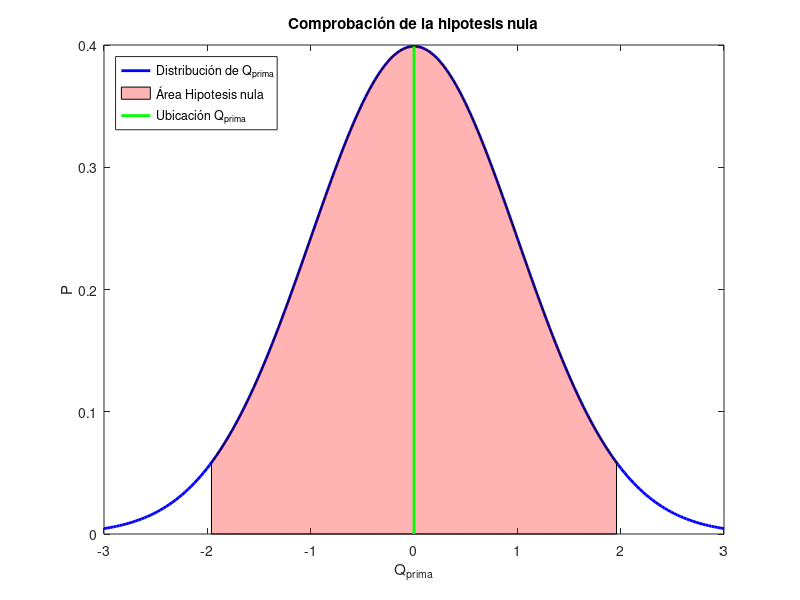
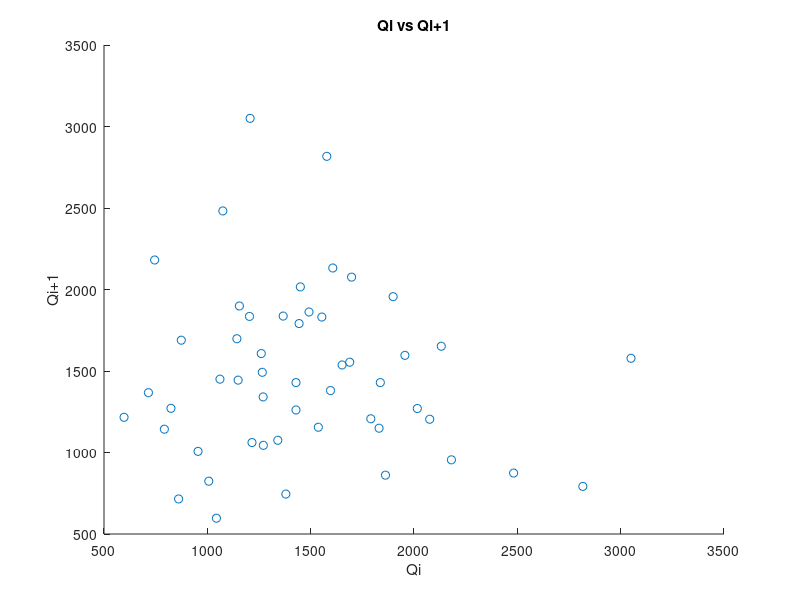
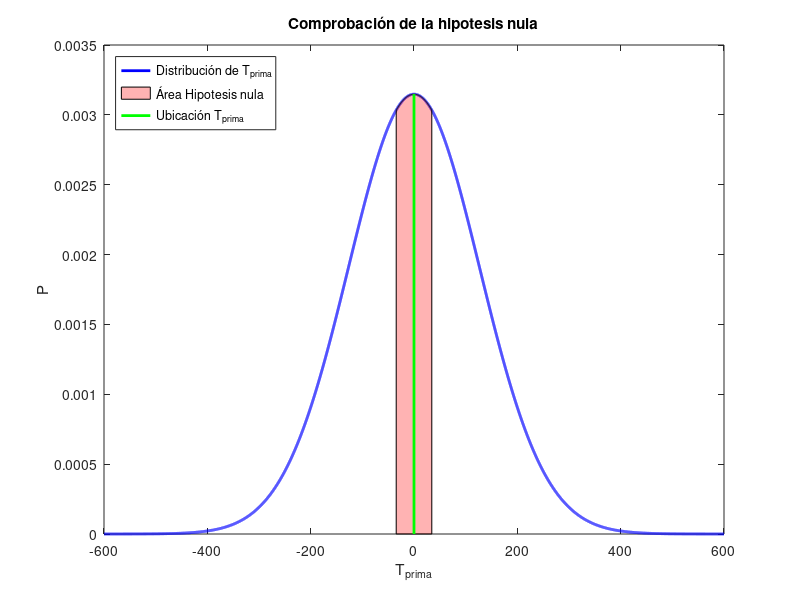

Reproduce these figures in MATLAB, in order. (Note: this script raises an error after producing the figures.)
%%
%Taller valores Extremos
%Manuel Andrés Niño Silva
%Codigo de Matlab

Caudales = [1266,1492,1862,861,715,1367,1837,1429,1429,1261,1607,2132,1652,1537,1155,1899,1956,1596,1380,745,2181,955,1007,824,1271,1044,597,1216,1061,1450,2016,1270,1341,1075,2482,874,1689,1554,1831,1149,1444,1791,1207,3050,1578,2817,792,1143,1698,2076,1204,1835];

Promedio = mean(Caudales);
Yi_menos_Yi_1 = zeros(size(Caudales)-1);
Yi_menos_Y_promedio = zeros(size(Caudales)-1);

for i = 2:size(Caudales,2)
    X = Caudales(i)-Caudales(i-1);
    Yi_menos_Yi_1(i-1) = X^2;
end

for i = 1:size(Caudales,2)
    Z = Caudales(i)-Promedio;
    Yi_menos_Y_promedio(i)=Z^2;
end

%Calculo de las sumatorias a partir de las que se obtiene Q
Suma_1 = sum(Yi_menos_Yi_1);
Suma_2 = sum(Yi_menos_Y_promedio);

Q = Suma_1/Suma_2; %Calculo del valor de Q

n = size(Caudales,2); %Numero de datos
Q_prima = (Q-2)/(2*sqrt((n-2)*(n^2-1))); %Valor de Q'
fprintf('El valor de Qprima es: %.6f\n',Q_prima)
fprintf('Y se ubica tal y como muestra el gráfico de la distribución normal estandar')

x = linspace(-3,3,200); %Valores del eje X
I_confianza = 1.96; %Valor de Z para un intervalo de confianza del 95%
dist_normal = (1/sqrt(2*pi)) * exp(-0.5*x.^2); %Ecuación de la distribución normal estandar, como se distribuye Q prima

%Crear la gráfica de la distribución normal
figure;
plot(x, dist_normal, 'b', 'LineWidth', 2);
hold on;

%Sombrear la zona en donde la hipotesis nula se cumple
x_sombra = linspace(-1.96,1.96,100);
y_sombra = (1/sqrt(2*pi)) * exp(-0.5*x_sombra.^2);
fill([x_sombra, fliplr(x_sombra)],[y_sombra, zeros(size(y_sombra))], 'r', 'FaceAlpha', 0.3)

%Ubicación del valor de Q prima en el gráfico de la distribución normal
Ubicacion_Q_prima_Y = (1/sqrt(2*pi)) * exp(-0.5*Q_prima.^2);
plot([Q_prima, Q_prima], [0, Ubicacion_Q_prima_Y], 'g', 'LineWidth', 2);
hold off;

%Etiquetas y titulo
xlabel('Q_p_r_i_m_a');
ylabel('P');
title('Comprobación de la hipotesis nula');

% Mostrar leyenda
legend('Distribución de Q_p_r_i_m_a', 'Área Hipotesis nula', 'Ubicación Q_p_r_i_m_a', 'Location', 'northwest');

%Respuesta
disp(' ')
fprintf('Ya que Qprima se ubica dentro del área sombreada, concluimos que los datos son independientes')
disp(' ')
fprintf('Esto se comprueba en la gráfica de Qi+1 vs Qi')

%Grafica de Q_i+1 vs Q_i
Caudales_i1 = Caudales(2:end);
Caudales_i = Caudales(1:end-1);
figure;
scatter(Caudales_i,Caudales_i1)
xlabel('Qi')
ylabel('Qi+1')
title('Qi vs Qi+1')

%%
%Ejercicio 2
Yi_menos_Yj = []; %Crear una lista para introducir el valor de la diferencia entre Y_i-Y_j
for i = 2:size(Caudales,2)
    Resta = Caudales(i)-Caudales(i-1);
    Yi_menos_Yj (i-1) = Resta;
end

%Crear un vector en el que se guarde el valor de funcion signo para cada
%valor de la resta de Y_i-Y_j
Vector_signo = [];

%Aplicar la función signo a cada valor en la lista Y_i_menos_Y_j y se
%guarda en la lista Vector_signo
for i = 1:size(Yi_menos_Yj,2)
    Signo = sign(Yi_menos_Yj(i));
    Vector_signo(i)=Signo;
end

T = sum(Vector_signo); %Sumar todos los valores obtenidos al aplicar la función signo, valor T
n = size(Caudales,2); %Número de datos
Var_T_prima = 1/18*(n*(n-1)*(2*n+5)); %Calculo de la varianza de T prima
media_T_prima = 0; %Media de te prima
T_prima = 18*T/(n*(n-1)*(2*n+5)); %Calculo de T_prima

%Funcion de distribución de T prima con la varianza calculada y media igual a 0
x = linspace(-600,600,10000);
Funt_prob_T_prima = (1/(sqrt(Var_T_prima)*sqrt(2*pi))) * exp(-0.5*(x.^2/Var_T_prima));
figure;
plot(x,Funt_prob_T_prima,'b','LineWidth',2);
hold on;

z = 1.96; %Valor Z para intervalo de confianza del 95% en distribución normal estandar
Z = media_T_prima+z*sqrt(Var_T_prima)/sqrt(n); %Calculo del valor límite en el eje X para que se cumpla la hipotesis nula

%Sombrear la zona en la que se cumple la hipotesis nula
x_sombra = linspace(-Z,Z,1000);
y_sombra = (1/(sqrt(Var_T_prima)*sqrt(2*pi))) * exp(-0.5*(x_sombra.^2/Var_T_prima));
fill([x_sombra, fliplr(x_sombra)],[y_sombra, zeros(size(y_sombra))], 'r', 'FaceAlpha', 0.3);

%Ubicar el valor de T_prima en la gráfica de la función de distribución
Ubicacion_T_prima_Y =(1/(sqrt(Var_T_prima)*sqrt(2*pi))) * exp(-0.5*(T_prima.^2/Var_T_prima)) ;
plot([T_prima, T_prima], [0, Ubicacion_T_prima_Y], 'g', 'LineWidth', 2);
hold off

fprintf('El valor de Tprima es: %.6f\n',T_prima)

%Etiquetas y titulo
xlabel('T_p_r_i_m_a');
ylabel('P');
title('Comprobación de la hipotesis nula');

% Mostrar leyenda
legend('Distribución de T_p_r_i_m_a', 'Área Hipotesis nula', 'Ubicación T_p_r_i_m_a', 'Location', 'northwest');
disp(' ')
fprintf('Ya que Tprima se ubica dentro del área sombreada, concluimos que los datos no tienen tendencia')

%%
%Ejercicio 3
%A partir de una función creada por matlab, se hace la gráfica del ajuste
%de probabilidad acumulada y se hace la curva en papel gumbel aunque
%muestra la probabilidad de que NO se supere un determinado valor de caudal
figure;
createFitGumbel(Caudales);

%Probabilidad de la inundación de 1000 años ya que P = 1/T, en donde T es el periodo de retorno
P_inundacion_1000_years = 1/1000; 

%Parametros de la distribucíon
k = -0.05138129257569;
sigma = 420.924472877;
mu = 1252.04669596;

%Variables para la constucción de la g´rafica del ajuste de distribución
%gumbel
Rango_Caudal = linspace(0,4000,40000);
P_gumbel=1-gevcdf(Rango_Caudal,k,sigma,mu); %Se corrige la distribución para que muestre la probabilidad de que sea excedido un valor de caudal

%Crea la gráfica
figure;
plot(Rango_Caudal,P_gumbel)
hold on

%Estimación del caudal de mil años hasta lograr encontrar el valor para el
%que la probabilidad de excedencia sea de 0.001
Caudal_estimado_1000_years = 3699;
P_gumbel_1000_years=1-gevcdf(Caudal_estimado_1000_years,k,sigma,mu);%Se halló el caudal para que esto de 0.001

%Gráfica el valor de caudal de la inundación de mil años
plot([Caudal_estimado_1000_years,Caudal_estimado_1000_years],[0,1])

%Etiquetas
xlabel('Caudal (m3/s)')
ylabel('Probabilidad de ocurrencia')
title('Probabilidad de inundación')

%Leyenda
legend('Distribución gumbel','Ubicación del evento con T = 1000 años','Location','northwest')

fprintf('La probabilidad de que ocurra el cuadal estimado para la inundación de 1000 años es: %.3f\n',P_gumbel_1000_years)
disp(['El valor de caudal para la inundación con perido de retorno igual a 1000 años es:',num2str(Caudal_estimado_1000_years),' m3/s'])
disp('Ya que su probabilidad de ocurrencia es de 0.001 o 0.1%')

%%
%Ejercicio 4
Caudales_ordenados = sort(Caudales,2,"ascend"); %Ordenar caudales de mayor a menor
Eje_Y = []; %Lista para guardar los valores de -ln(-ln(i/(n+1)))
n = size(Caudales_ordenados,2);

%Calculo de -ln(-ln(i/(n+1))) para cada caudal
for i=1:size(Caudales_ordenados,2)
    V_Gumbel = -log(-log(i/(n+1)));
    Eje_Y(i) = V_Gumbel;
end

%Regresión lineal a la gráfica de Caudales vs -ln(-ln(i/(n+1)))
regresion = polyfit(Caudales_ordenados,Eje_Y, 1);
x_regresion = min(Caudales_ordenados):0.1:max(Caudales_ordenados);
y_regresion = polyval(regresion, x_regresion);

%Crea la figura de la regresión lineal y datos originales
figure;
plot(Caudales_ordenados, Eje_Y, 'o', 'MarkerSize', 5);  % Grafica los datos originales
hold on;
plot(x_regresion, y_regresion, 'r', 'LineWidth', 2);  % Grafica la línea de regresión lineal
hold off;

xlabel('Caudal (m3/s)')
ylabel('Regresión')
title('Regresión lineal de Q vs -ln(-ln(i/(n+1)))')
legend('Datos originales', 'Regresión lineal','Location', 'northwest');

%Oncluir la ecuación de regresión
text(2000, -1, sprintf('Y = %.4fX + %.4f', regresion(1), regresion(2)), 'FontSize', 8);

%La función de distribución acumulada de gumbel es F(X) = exp(-exp(-(x-μ)/β)
%μ = mu en matlab y β = sigma en matlab
%Al hacer aplicar el doble logaritmo a la ecuación de gumbel nos queda (x-μ)/β
%y al hacer la regresión, obtenemos una ecuación de la forma ax+b = x/β-μ/β por lo tanto:
%ax = x/β => β = 1/a 
%b = -μ/β => μ =-bβ = -b/a
a = regresion(1);
b = regresion(2);
mu_regresion = -b/a;
Sigma_regresion = 1/a;

%Gráfica de la función de distribución con los parametros obtenidos
Rango_Caudal = linspace(0,5000,40000);
figure;
P_gumbel=1-gevcdf(Rango_Caudal,0,Sigma_regresion,mu_regresion);
plot(Rango_Caudal,P_gumbel)
hold on

%Estimación del caudal para el cual la probabilidad de superarlo sea 0.001
%teniendo en cuenta los parametros establecidos en la regresión
Caudal_estimado_1000_years_regresion = 4250;
Probabilidad_caudal_1000_years = 1-gevcdf(Caudal_estimado_1000_years_regresion,0,Sigma_regresion,mu_regresion);
disp(['El valor de la probablidad de ocurrencia es ',num2str(Probabilidad_caudal_1000_years,'%.4f\n'),' para una caudal de ',num2str(Caudal_estimado_1000_years_regresion),' m3/s']);

%Intervalos de confianza
%Valor de K para un T = 1000 años
K_T_1000 = -sqrt(6)/pi*(0.577+log(log(1/gevcdf(Caudal_estimado_1000_years_regresion,0,Sigma_regresion,mu_regresion))));
delta = sqrt(1+1.1396*K_T_1000+1.1*K_T_1000^2); 
d_estandar_gumbel = Sigma_regresion*pi/sqrt(6); %Se calcula la desviación estandar de la función de distribución usando los parametros establecidos
n = 52;
Error_estandar = d_estandar_gumbel*delta/sqrt(n); %E_estandar = d_estandar*δ/sqrt(n)
Z_alpha_sobre_2 = 1.960; %Valor de Z para nivel de significancia del 5%

Limite_confianza_superior = Caudal_estimado_1000_years_regresion+Z_alpha_sobre_2*Error_estandar; %Limite superior = Q_T + Z_a/2*E_estandar
Limite_confianza_inferior = Caudal_estimado_1000_years_regresion-Z_alpha_sobre_2*Error_estandar; %Limite superior = Q_T - Z_a/2*E_estandar

disp(['El limite de confianza inferior para la inundación de 1000 años es: ',num2str(Limite_confianza_inferior,'%.4f\n'),' m3/s'])
disp(['El limite de confianza superior para la inundación de 1000 años es: ',num2str(Limite_confianza_superior,'%.4f\n'),' m3/s'])

%Gráficar el caudal estimado de 1000 años y sus límites de confianza
plot([Caudal_estimado_1000_years_regresion,Caudal_estimado_1000_years_regresion],[0,1])
plot([Limite_confianza_inferior,Limite_confianza_inferior],[0,1])
plot([Limite_confianza_superior,Limite_confianza_superior],[0,1])
hold off

xlabel('Caudal (m3/s)')
ylabel('Probabilidad')
title('Ajuste de probabilidad gumbel usando regresión')
legend('Ajuste de distribución', 'Caudal 1000 años', 'Limite inferior','Limite Superior', 'Location', 'northwest');

%%
%Ejercicio 5

% Calcular media y varianza muestrales (Momentos)
media_caudales = mean(Caudales);
varianza_caudales = var(Caudales);

% Constante de Euler-Mascheroni
gamma = 0.5772156649;

% Resolver ecuaciones para los parámetros de la distribución Gumbel
Sigma_momentos = sqrt(6 * varianza_caudales / pi^2);
mu_momentos = media_caudales - gamma * Sigma_momentos;

% Mostrar los parámetros
fprintf('Parámetros de la distribución Gumbel:\n');
fprintf('Ubicación (mu): %.4f\n', mu_momentos);
fprintf('Escala (Sigma): %.4f\n', Sigma_momentos);

Caudal_estimado_1000_years_momentos = 4000; %Estimación de caudal con probabilidad de excedencia de 0.001 teniendo en cuenta los parametros calculados

%Gráfica del ajuste de probabilidad por el metodo de momentos
Rango_Caudal_momentos = linspace(0,4000,40000);
figure;
P_gumbel_momentos=1-gevcdf(Rango_Caudal_momentos,0,Sigma_momentos,mu_momentos);
plot(Rango_Caudal_momentos,P_gumbel_momentos)
hold on

Probabilidad_caudal_1000_years_momentos = 1-gevcdf(Caudal_estimado_1000_years_momentos,0,Sigma_momentos,mu_momentos);
disp(['El valor de caudal con probabilidad de excedencia de 0.001 (Tr = 1000 años) es: ', num2str(Caudal_estimado_1000_years_momentos),' m3/s']);

%Intervalos de confianza
K_T_1000 = -sqrt(6)/pi*(0.577+log(log(1/gevcdf(Caudal_estimado_1000_years_momentos,0,Sigma_momentos,mu_momentos))));
delta_momentos = sqrt(1+1.1396*K_T_1000+1.1*K_T_1000^2);
d_estandar_gumbel_momentos = Sigma_momentos*pi/sqrt(6);
n = 52;
Error_estandar_momentos = d_estandar_gumbel_momentos*delta_momentos/sqrt(n);
Z_alpha_sobre_2 = 1.960; %Nivel de significancia del 5%

Limite_confianza_superior_momentos = Caudal_estimado_1000_years_momentos+Z_alpha_sobre_2*Error_estandar_momentos;
Limite_confianza_inferior_momentos = Caudal_estimado_1000_years_momentos-Z_alpha_sobre_2*Error_estandar_momentos;

disp(['El limite de confianza inferior para la inundación de 1000 años es: ',num2str(Limite_confianza_inferior_momentos,'%.4f\n'),' m3/s'])
disp(['El limite de confianza superior para la inundación de 1000 años es: ',num2str(Limite_confianza_superior_momentos,'%.4f\n'),' m3/s'])

%%Gráficar el caudal estimado de 1000 años y sus límites de confianza
plot([Caudal_estimado_1000_years_momentos,Caudal_estimado_1000_years_momentos],[0,1])
plot([Limite_confianza_inferior_momentos,Limite_confianza_inferior_momentos],[0,1])
plot([Limite_confianza_superior_momentos,Limite_confianza_superior_momentos],[0,1])
hold off

xlabel('Caudal (m3/s)')
ylabel('Probabilidad')
title('Ajuste de probabilidad gumbel usando regresión')
legend('Ajuste de distribución', 'Caudal 1000 años', 'Limite inferior','Limite Superior', 'Location', 'northwest');

%%
%Ejercicio 6
%Función que ajusta los datos a una distribución LogNormal y lo gráfica 
createFitLogNormal(Caudales)

%Parametros de la distribución log normal
mu_lognormal = 7.23817;
sigma_lognormal = 0.348027;

%Grafíca de la función normal teniendo en cuenta la probabilidad de no
%excedencia
Caudal_lognormal = linspace(0,4800,40000);
P_lognormal = 1-logncdf(Caudal_lognormal,mu_lognormal,sigma_lognormal);
plot(Caudal_lognormal,P_lognormal)
hold on

%Estimación del caudal de 1000 años
Caudal_estimado_1000_years_lognormal = 4100;
Probabilidad_caudal_1000_years_lognormal = 1-logncdf(Caudal_estimado_1000_years_lognormal,mu_lognormal,sigma_lognormal);
disp(['El caudal con periodo de retorno de 1000 años de acuerdo con este ajuste es: ',num2str(Caudal_estimado_1000_years_lognormal),' m3/s'])

%Gráfica el caudal de 1000 años estimado
plot([Caudal_estimado_1000_years_lognormal,Caudal_estimado_1000_years_lognormal],[0,1])

legend('Ajuste LogNormal','Caudal de 1000 años','Location','northwest')
xlabel('Caudal (m3/s)')
ylabel('Probabilidad')
title('Ajuste LogNormal')

%%
%Ejercicio 7

%Aplicamos la prueba de bondad de ajuste de Kolmogorov-Smirnov
k = -0.05138129257569;
sigma = 420.924472877;
mu = 1252.04669596;

Caudales_vertical = Caudales';

Prueba_bondad_Ajuste_Gumbel_1 = [Caudales_vertical,gevcdf(Caudales_vertical,k,sigma,mu)];
[h,p] = kstest(Caudales_vertical,'CDF',Prueba_bondad_Ajuste_Gumbel_1,'Alpha',0.05);

% Mostrar resultados
fprintf('Valor p para el primer ajuste: %.4f\n', p);
fprintf('Valor h para el primer ajuste: %.0f\n', h);

%Respuesta
if h
    disp('Los datos no siguen una distribución gumbel.');
else
    disp('Los datos parecen seguir una distribución gumbel ya que h = 0 y el p valor es cercano a 1.');
end

Prueba_bondad_Ajuste_Gumbel_2 = [Caudales_vertical,gevcdf(Caudales_vertical,0,Sigma_regresion,mu_regresion)];
[h,p] = kstest(Caudales_vertical,'CDF',Prueba_bondad_Ajuste_Gumbel_2,'Alpha',0.05);

% Mostrar resultados
disp(' ')
fprintf('Valor p para el ajuste con regresión: %.4f\n', p);
fprintf('Valor h para el ajuste con regresión: %.0f\n', h);

%Respuesta
if h
    disp('Los datos no siguen una distribución gumbel.');
else
    disp('Los datos parecen seguir una distribución gumbel ya que h = 0 y el p valor es cercano a 1.');
end

Prueba_bondad_Ajuste_Gumbel_3 = [Caudales_vertical,gevcdf(Caudales_vertical,0,Sigma_momentos,mu_momentos)];
[h,p] = kstest(Caudales_vertical,'CDF',Prueba_bondad_Ajuste_Gumbel_3,'Alpha',0.05);

% Mostrar resultados
disp(' ')
fprintf('Valor p para el ajuste con momentos: %.4f\n', p);
fprintf('Valor h para el ajuste con momentos: %.0f\n', h);

%Respuesta
if h
    disp('Los datos no siguen una distribución gumbel.');
else
    disp('Los datos parecen seguir una distribución gumbel ya que h = 0 y el p valor es cercano a 1.');
end
%%
%Ejercicio 8

Prueba_bondad_Ajuste_lognormal = [Caudales_vertical,logncdf(Caudales_vertical,mu_lognormal,sigma_lognormal)];
[h,p] = kstest(Caudales_vertical,'CDF',Prueba_bondad_Ajuste_lognormal,'Alpha',0.05);

% Mostrar resultados
fprintf('Valor p para el ajuste lognormal: %.4f\n', p);
fprintf('Valor h para el ajuste lognormal: %.0f\n', h);

%Respuesta
if h
    disp('Los datos no siguen una distribución lognormal.');
else
    disp('Los datos parecen seguir una distribución lognormal ya que h = 0 y el p valor es cercano a 1.');
end

%%
%Ejercicio 9
%Cada año este caudal tiene una probabilidad de ocurrencia de 0.001
%entonces, asumiendo que cada evento es independiente, la probabilidad de 
%no ocurrencia de este evento en 40 años es:
P_inundacion_1000_years = 0.001;
P_no_ocurrencia = (1-P_inundacion_1000_years)^40;
P_ocurrencia = 1-P_no_ocurrencia;
fprintf('La probabilidad de que ocurra una inundación de 1000 años en los proximos 40 años es de %.4f\n',P_ocurrencia)

%%
%Ejercicio 10
%Debemos usar p(k) = n!/(k!(n-k)!)*(P(X≥x))^k*(1-P(X≥x))^(n-k) en donde n
%es el periodo considerado y k es la cantidad de veces que ocurre el
%evento. En este caso n = 100 años y k = 2 veces

n = 100;
k = 2;
p_inundacion_1000_years = 0.001;
P_ocurrencia_2_veces = factorial(n)/(factorial(k)*factorial(n-k))*(p_inundacion_1000_years)^2*(1-p_inundacion_1000_years)^(n-k);
fprintf('La probabilidad de que la inundación de 1000 años ocurra 2 veces en 100 años es: %.4f\n',P_ocurrencia_2_veces)
%%
%Funciones
function pd1 = createFitGumbel(Caudales)
%CREATEFIT    Create plot of datasets and fits
%   PD1 = CREATEFIT(CAUDALES)
%   Creates a plot, similar to the plot in the main distribution fitter
%   window, using the data that you provide as input.  You can
%   apply this function to the same data you used with distributionFitter
%   or with different data.  You may want to edit the function to
%   customize the code and this help message.
%
%   Number of datasets:  1
%   Number of fits:  1
%
%   See also FITDIST.

% This function was automatically generated on 06-Mar-2024 19:16:05

% Output fitted probablility distribution: PD1

% Data from dataset "Caudales data":
%    Y = Caudales

% Force all inputs to be column vectors
Caudales = Caudales(:);

% Prepare figure
clf;
hold on;
LegHandles = []; LegText = {};


% --- Plot data originally in dataset "Caudales data"
hLine = probplot('extreme value',Caudales,[],[],'noref');
set(hLine,'Color',[0.333333 0 0.666667],'Marker','o', 'MarkerSize',6);
xlabel('Data');
ylabel('Probability')
LegHandles(end+1) = hLine;
LegText{end+1} = 'Caudales data';


% --- Create fit "Ajuste_gumbel"

% Fit this distribution to get parameter values
% To use parameter estimates from the original fit:
%     pd1 = ProbDistUnivParam('generalized extreme value',[ -0.05138129257569, 420.924472877, 1252.04669596])
pd1 = fitdist(Caudales, 'generalized extreme value');
hLine = probplot(gca,pd1);
set(hLine,'Color',[1 0 0],'LineStyle','-', 'LineWidth',2);
LegHandles(end+1) = hLine;
LegText{end+1} = 'Ajuste_gumbel';

% Adjust figure
box on;
hold off;

% Create legend from accumulated handles and labels
hLegend = legend(LegHandles,LegText,'Orientation', 'vertical', 'FontSize', 9, 'Location', 'northwest');
set(hLegend,'Interpreter','none');
end

function pd1 = createFitLogNormal(Caudales)
%CREATEFIT    Create plot of datasets and fits
%   PD1 = CREATEFIT(CAUDALES)
%   Creates a plot, similar to the plot in the main distribution fitter
%   window, using the data that you provide as input.  You can
%   apply this function to the same data you used with distributionFitter
%   or with different data.  You may want to edit the function to
%   customize the code and this help message.
%
%   Number of datasets:  1
%   Number of fits:  1
%
%   See also FITDIST.

% This function was automatically generated on 04-Mar-2024 21:36:55

% Output fitted probablility distribution: PD1

% Data from dataset "Caudales data":
%    Y = Caudales

% Force all inputs to be column vectors
Caudales = Caudales(:);

% Prepare figure
clf;
hold on;
LegHandles = []; LegText = {};


% --- Plot data originally in dataset "Caudales data"
[CdfY,CdfX] = ecdf(Caudales,'Function','cdf');  % compute empirical function
hLine = stairs(CdfX,CdfY,'Color',[0.333333 0 0.666667],'LineStyle','-', 'LineWidth',1);
xlabel('Data');
ylabel('Cumulative probability')
LegHandles(end+1) = hLine;
LegText{end+1} = 'Caudales data';

% Create grid where function will be computed
XLim = get(gca,'XLim');
XLim = XLim + [-1 1] * 0.01 * diff(XLim);
XGrid = linspace(XLim(1),XLim(2),100);


% --- Create fit "Lognormal"

% Fit this distribution to get parameter values
% To use parameter estimates from the original fit:
%     pd1 = ProbDistUnivParam('lognormal',[ 7.238173103989, 0.3480267897421])
pd1 = fitdist(Caudales, 'lognormal');
[YPlot,YLower,YUpper] = cdf(pd1,XGrid,0.05);
hLine = plot(XGrid,YPlot,'Color',[1 0 0],...
    'LineStyle','-', 'LineWidth',2,...
    'Marker','none', 'MarkerSize',6);
if ~isempty(YLower)
    hBounds = plot([XGrid(:); NaN; XGrid(:)], [YLower(:); NaN; YUpper(:)],'Color',[1 0 0],...
        'LineStyle',':', 'LineWidth',1,...
        'Marker','none');
end
LegHandles(end+1) = hLine;
LegText{end+1} = 'Lognormal';
LegHandles(end+1) = hBounds;
LegText{end+1} = '95% confidence bounds';

% Adjust figure
box on;
grid on;
hold off;

% Create legend from accumulated handles and labels
hLegend = legend(LegHandles,LegText,'Orientation', 'vertical', 'FontSize', 9, 'Location', 'northwest');
set(hLegend,'Interpreter','none');
end